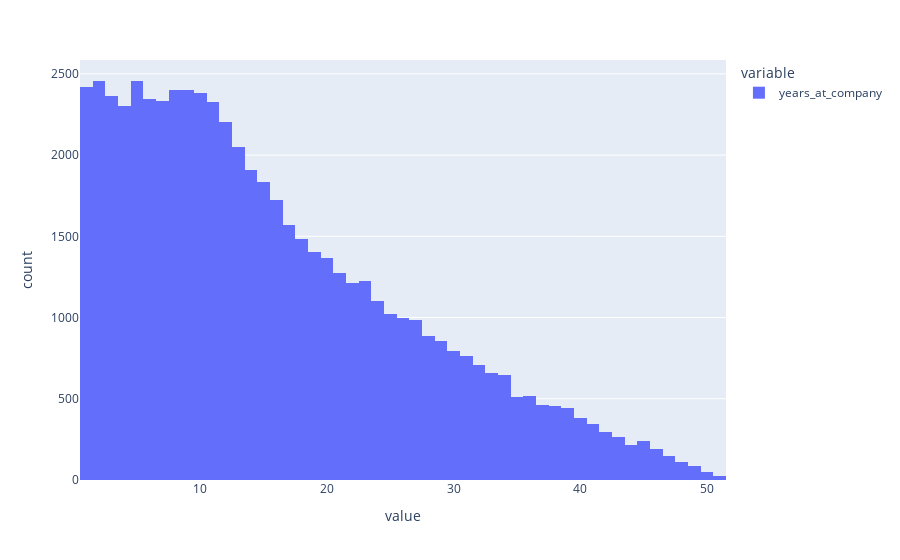

Source (notebook cell):
### Markdown cell above
#### Years at Compnay

### Code cell
fig = px.histogram(df["years_at_company"], labels= {"years_at_company": "Years at company"})
fig.show()

### Figure 1 — Plotly figure (JSON) as saved in the notebook; plotly's stock layout.template omitted (floating-point values rounded to 4 significant figures; data arrays with more than 128 entries replaced by an {"elided": "..."} marker saying what was removed)
{"data": [{"bingroup": "x", "hovertemplate": "variable=years_at_company<br>value=%{x}<br>count=%{y}<extra></extra>", "legendgroup": "years_at_company", "marker": {"color": "#636efa", "pattern": {"shape": ""}}, "name": "years_at_company", "orientation": "v", "showlegend": true, "type": "histogram", "x": {"elided": "59598 int values"}, "xaxis": "x", "yaxis": "y"}], "layout": {"barmode": "relative", "legend": {"title": {"text": "variable"}, "tracegroupgap": 0}, "margin": {"t": 60}, "xaxis": {"anchor": "y", "domain": [0, 1], "title": {"text": "value"}}, "yaxis": {"anchor": "x", "domain": [0, 1], "title": {"text": "count"}}}}
